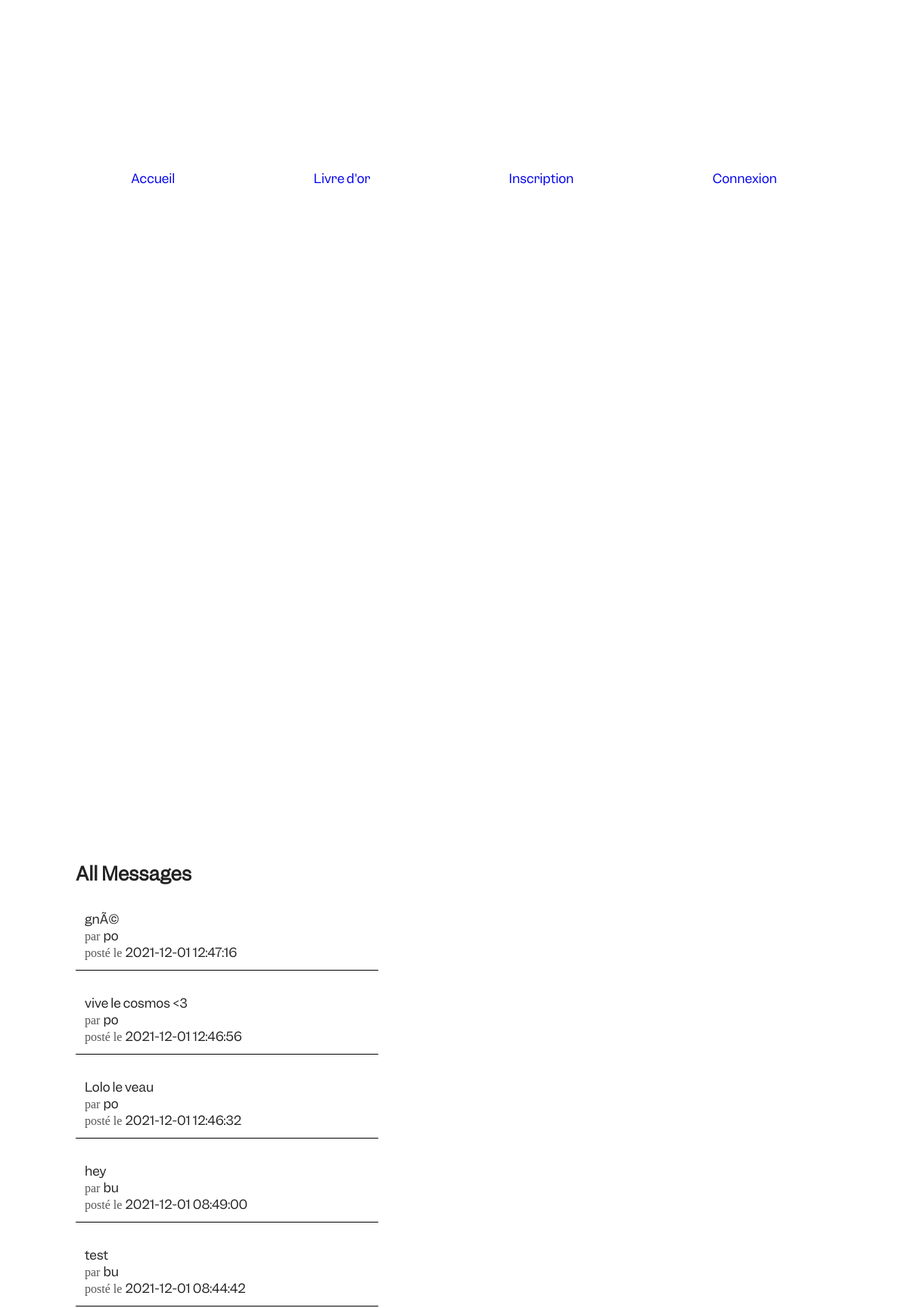
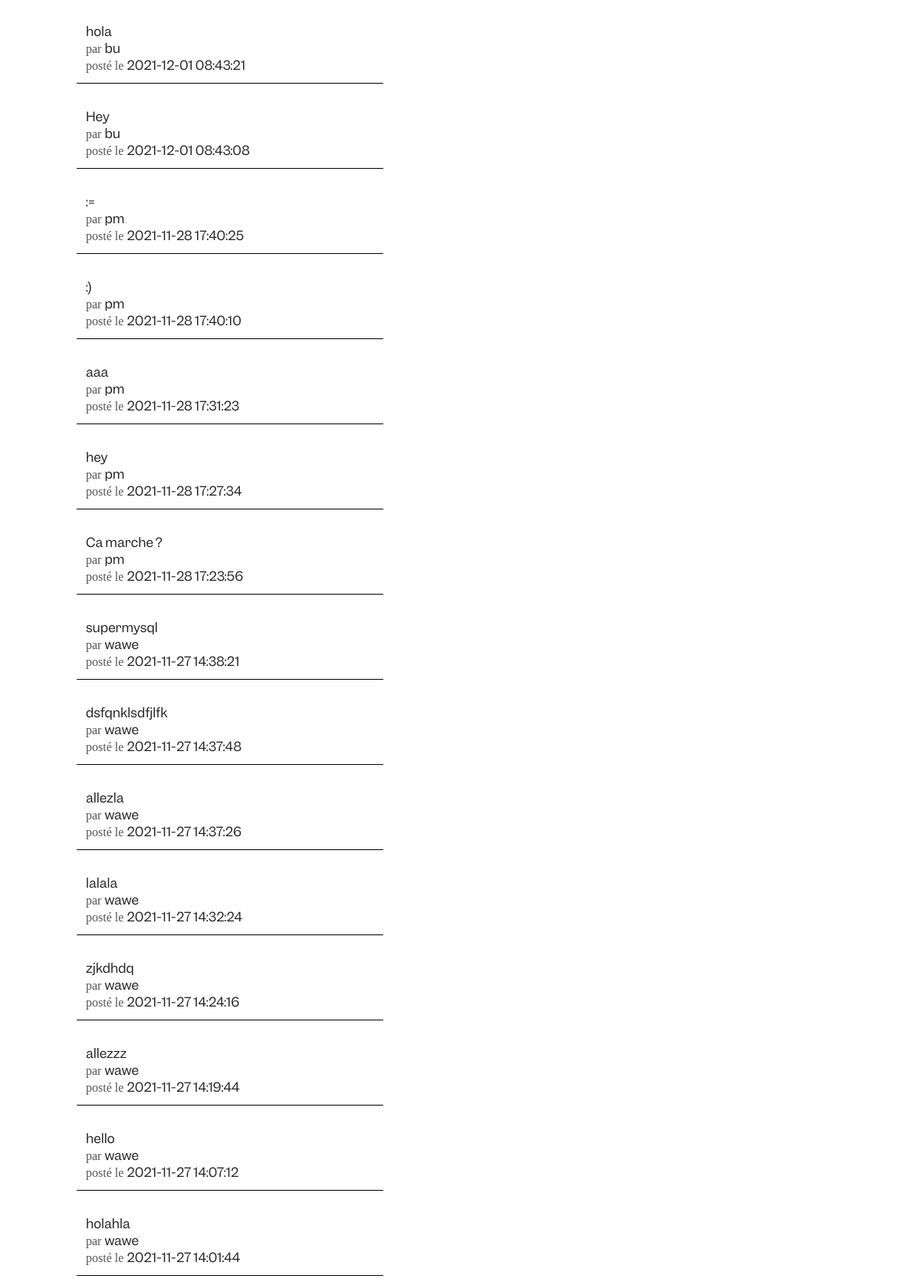
Screenshot of /livre-or.php (upper part) with the database file from the repository (2 pictures, top to bottom).
### tables this page shows
CREATE TABLE IF NOT EXISTS `commentaires` (
  `id` int(11) NOT NULL AUTO_INCREMENT,
  `commentaire` text NOT NULL,
  `id_utilisateur` int(11) NOT NULL,
  `date` datetime NOT NULL,
  PRIMARY KEY (`id`)
);

CREATE TABLE IF NOT EXISTS `utilisateurs` (
  `id` int(11) NOT NULL AUTO_INCREMENT,
  `login` varchar(255) NOT NULL,
  `password` varchar(255) NOT NULL,
  PRIMARY KEY (`id`)
);

### livre-or.php (the view, shortened to what this page needs)
<?php
    require_once './include/db.php';
    $commentQuery = mysqli_query($bdd,"SELECT utilisateurs.login, commentaires.* FROM `utilisateurs` INNER JOIN `commentaires` WHERE utilisateurs.id = commentaires.id_utilisateur ORDER BY `date` DESC");
?>
<!DOCTYPE html>
<html lang="en">
<head>
    <link href="./style/styles.css" rel="stylesheet">
</head>
<body>
    <?php require 'include/header.php'?>
    <main class="main_golden">
        <article class="main_golden-left">
            <h1>All Messages</h1>
            <?php
                foreach($commentQuery as $comments):?>
                    <section class="golden_comment">
                    <div class="golden_comment-content">
                        <?= "<div>".$comments['commentaire']."</div>";?>
                        <?= "<div><span>par </span>".$comments['login']."</div>";?>
                        <?= "<div><span>posté le </span>".$comments['date']."</div>";?>
                    </div>
                    <section>
            <?php endforeach;?>
        </article>
        <article class="main_golden-right">
        </article>
    </main>
</body>
</html>

### include/header.php (shortened to what this page needs)
<header class="menu">
        <nav class="menuNav">
            <ul>
                <li class="menuNav_item">
                    <a href="./index.php" class="menuNav_button menuNav_link menuNav_link-crossed">
                        <span>Accueil</span>
                    </a>
                </li>
                <li class="menuNav_item">
                    <a href="./livre-or.php" class="menuNav_button menuNav_link menuNav_link-crossed">
                        <span>Livre d'or</span>
                    </a>
                </li>
                <?php if(!isset($_SESSION['user'])){?>
                    <li class="menuNav_item">
                        <a href="./inscription.php" class="menuNav_button menuNav_link menuNav_link-crossed">
                            <span>Inscription</span>
                        </a>
                    </li>
                    <li class="menuNav_item">
                        <a href="./connexion.php" class="menuNav_button menuNav_link menuNav_link-crossed">
                            <span>Connexion</span>
                        </a>
                    </li>
                <?php }?>
            </ul>
        </nav>
</header>

### Style/styles.css (style rules this page uses)
* { margin: 0; padding: 0; list-style: none; text-decoration: none; }
body { width: 100vw; font-family: 'MyFont'; color: rgb(34, 34, 34); }
.menu { height: 10vh; width: 100vw; }
.menuNav { height: 100%; }
.menuNav ul { display: flex; justify-content: space-evenly; align-items: center; height: 100%; }
.menuNav_button { display: flex; align-items: center; margin: auto 0; cursor: pointer; }
.menuNav_link { position: relative; }
.menuNav_link::before, .menuNav_link::after { position: absolute; width: 100%; height: 1px; background: currentColor; top: 100%; left: 0; color: rgb(0, 0, 0); }
.menuNav_link::before { content: ''; }
.menuNav_link-crossed { padding: 0 10px; }
.menuNav_link-crossed::before { top: 50%; height: 1px; transform-origin: 100% 50%; transform: scale3d(0, 1, 1); transition: transform 0.3s cubic-bezier(0.4, 1, 0.8, 1); }
.menuNav_link-crossed span { display: inline-block; transition: transform 0.3s cubic-bezier(0.4, 1, 0.8, 1); }
::placeholder { color: rgb(0, 0, 0); transition: 1s ease-in-out; }
.main_golden { height: 85vh; width: 100%; display: grid; grid-template-columns: repeat(12, 1fr); grid-template-rows: repeat(6, 1fr); }
.main_golden-left { grid-column: 2 / 6; grid-row: 2 / 6; }
.main_golden-right { grid-column: 8 / 12; grid-row: 2 / 6; }
.golden_comment { display: flex; flex-direction: column; height: 100%; width: 100%; overflow: auto; padding: 5% 0; }
.golden_comment span { color: rgb(85, 85, 85); font-family: 'span'; }
.golden_comment-content { border-bottom: 1px solid black; padding: 3%; }

### rows the page displays
commentaires: commentaire "gnÃ©", id_utilisateur.login "po", date "2021-12-01 12:47:16"
commentaires: commentaire "vive le cosmos <3", id_utilisateur.login "po", date "2021-12-01 12:46:56"
commentaires: commentaire "Lolo le veau", id_utilisateur.login "po", date "2021-12-01 12:46:32"
commentaires: commentaire "hey", id_utilisateur.login "bu", date "2021-12-01 08:49:00"
commentaires: commentaire "test", id_utilisateur.login "bu", date "2021-12-01 08:44:42"
commentaires: commentaire "hola", id_utilisateur.login "bu", date "2021-12-01 08:43:21"
commentaires: commentaire "Hey", id_utilisateur.login "bu", date "2021-12-01 08:43:08"
commentaires: commentaire ":=", id_utilisateur.login "pm", date "2021-11-28 17:40:25"
commentaires: commentaire ":)", id_utilisateur.login "pm", date "2021-11-28 17:40:10"
commentaires: commentaire "aaa", id_utilisateur.login "pm", date "2021-11-28 17:31:23"
commentaires: commentaire "hey", id_utilisateur.login "pm", date "2021-11-28 17:27:34"
commentaires: commentaire "Ca marche ?", id_utilisateur.login "pm", date "2021-11-28 17:23:56"
commentaires: commentaire "supermysql", id_utilisateur.login "wawe", date "2021-11-27 14:38:21"
commentaires: commentaire "dsfqnklsdfjlfk", id_utilisateur.login "wawe", date "2021-11-27 14:37:48"
commentaires: commentaire "allezla", id_utilisateur.login "wawe", date "2021-11-27 14:37:26"
commentaires: commentaire "lalala", id_utilisateur.login "wawe", date "2021-11-27 14:32:24"
commentaires: commentaire "zjkdhdq", id_utilisateur.login "wawe", date "2021-11-27 14:24:16"
commentaires: commentaire "allezzz", id_utilisateur.login "wawe", date "2021-11-27 14:19:44"
commentaires: commentaire "hello", id_utilisateur.login "wawe", date "2021-11-27 14:07:12"
commentaires: commentaire "holahla", id_utilisateur.login "wawe", date "2021-11-27 14:01:44"
